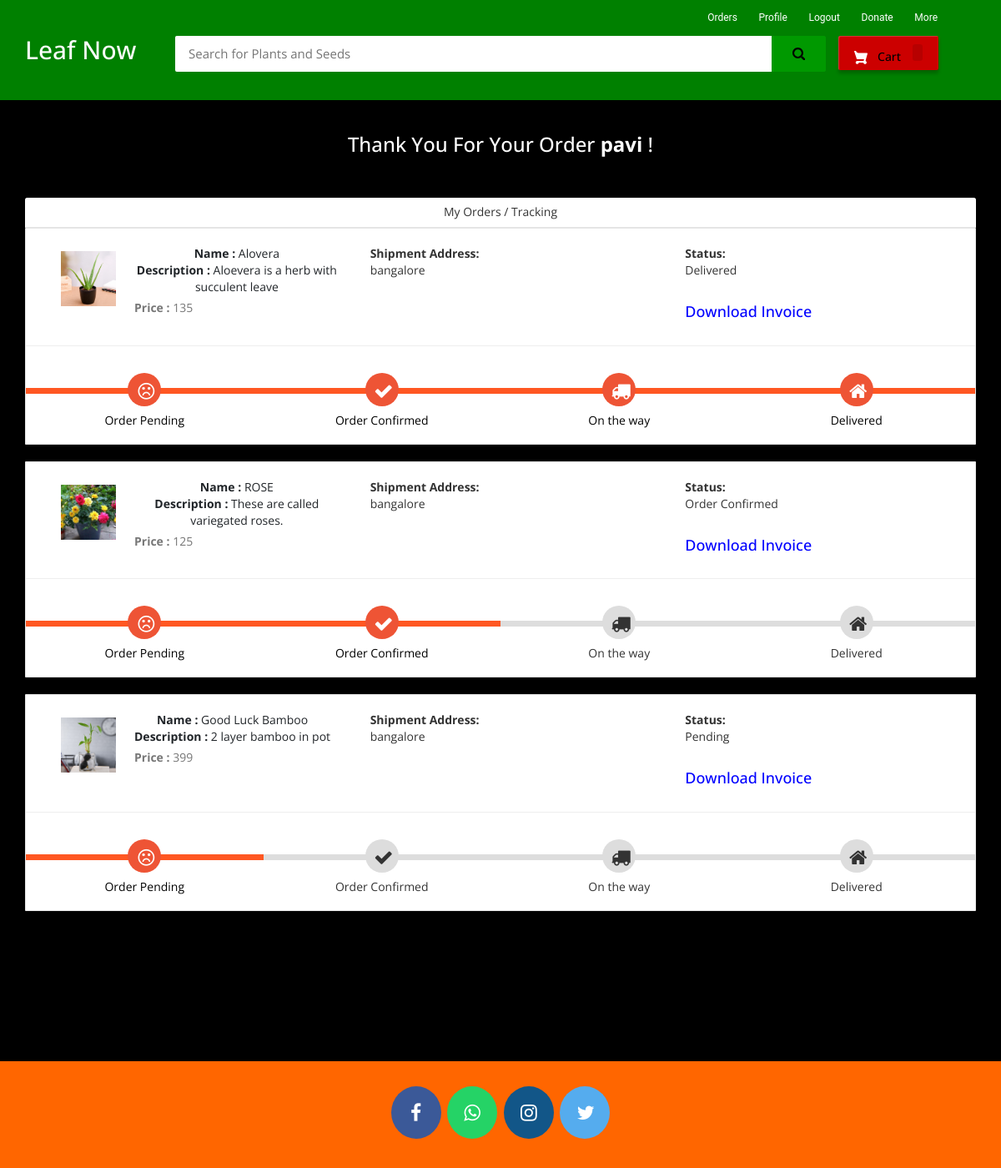
The app's page /my-order (signed in) with its own data.
### ecom/models.py (models this page shows, shortened)
class Product(models.Model):
    name=models.CharField(max_length=40)
    product_image= models.ImageField(upload_to='product_image/',null=True,blank=True)
    price = models.PositiveIntegerField()
    description=models.CharField(max_length=90)

class Orders(models.Model):
    STATUS =(
        ('Pending','Pending'),
        ('Order Confirmed','Order Confirmed'),
        ('Out for Delivery','Out for Delivery'),
        ('Delivered','Delivered'),
    )
    customer=models.ForeignKey('Customer', on_delete=models.CASCADE,null=True)
    product=models.ForeignKey('Product',on_delete=models.CASCADE,null=True)
    email = models.CharField(max_length=50,null=True)
    address = models.CharField(max_length=500,null=True)
    mobile = models.CharField(max_length=20,null=True)
    order_date= models.DateField(auto_now_add=True,null=True)
    status=models.CharField(max_length=50,null=True,choices=STATUS)

### ecom/views.py (the view)
# urls.py: path('my-order', views.my_order_view,name='my-order'),
@login_required(login_url='customerlogin')
@user_passes_test(is_customer)
def my_order_view(request):
    customer=models.Customer.objects.get(user_id=request.user.id)
    orders=models.Orders.objects.all().filter(customer_id = customer)
    ordered_products=[]
    for order in orders:
        ordered_product=models.Product.objects.all().filter(id=order.product.id)
        ordered_products.append(ordered_product)
    return render(request,'ecom/my_order.html',{'data':zip(ordered_products,orders)})

### ecom/views.py (called while the page is built)
def is_customer(user):
    return user.groups.filter(name='CUSTOMER').exists()

### templates/ecom/my_order.html (shortened to what this page needs)
{% extends 'ecom/customer_base.html' %}
{% load static %}
{% block content %}
<br>
<h3 style="text-align:center; color: white;">Thank You For Your Order  <strong>{{request.user}}</strong> !</h3> <br><br>
<div class="container">
    <header class="card-header" style="text-align:center;"> My Orders / Tracking </header>
    {% for products,order in data %}
    <article class="card">
        <div class="card-body">
            <ul class="row" style="margin-left:20px;margin-top:20px;">
                <li class="col-md-4">
                  <figure class="itemside mb-3">
                    {%for product in products%}
                      <div class="aside"><img src="{% static product.product_image.url %}" class="img-sm border"></div>
                      <figcaption class="info align-self-center">
                          <p class="title"><strong>Name : </strong>{{product.name}} <br> <strong>Description : </strong>{{product.description}}</p> <span class="text-muted"><strong>Price : </strong>{{product.price}} </span>
                      </figcaption>
                  </figure>
                </li>
                <li class="col-md-4">
                    <div class="col"> <strong>Shipment Address:</strong> <br> {{order.address}}</div>
                </li>
                <li class="col-md-4">
                    <div class="col"> <strong>Status:</strong> <br> {{order.status}} </div> <br>
                    <h4><a style="text-decoration:none; color:blue;" href="{% url 'download-invoice' order.id product.id  %}" >Download Invoice</a></h4>
                </li>
                {%endfor%}
            </ul>
            <hr>
            <div class="track">
                {%if order.status == 'Pending' %}
                <div class="step active"> <span class="icon"> <i style="padding-top:5px; padding-right:20px;" class="fa fa-frown-o"></i> </span> <span class="text">Order Pending</span> </div>
                <div class="step "> <span class="icon"> <i style="padding-top:5px; padding-right:20px;" class="fa fa-check"></i> </span> <span class="text"> Order Confirmed</span> </div>
                <div class="step "> <span class="icon"> <i style="padding-top:5px; padding-right:20px;" class="fa fa-truck"></i> </span> <span class="text"> On the way </span> </div>
                <div class="step "> <span class="icon"> <i style="padding-top:5px; padding-right:20px;" class="fa fa-home"></i> </span> <span class="text">Delivered</span> </div>
                {%elif order.status == 'Order Confirmed' %}
                <div class="step active"> <span class="icon"> <i style="padding-top:5px; padding-right:20px;" class="fa fa-frown-o"></i> </span> <span class="text">Order Pending</span> </div>
                <div class="step active"> <span class="icon"> <i style="padding-top:5px; padding-right:20px;" class="fa fa-check"></i> </span> <span class="text"> Order Confirmed</span> </div>
                <div class="step "> <span class="icon"> <i style="padding-top:5px; padding-right:20px;" class="fa fa-truck"></i> </span> <span class="text"> On the way </span> </div>
                <div class="step "> <span class="icon"> <i style="padding-top:5px; padding-right:20px;" class="fa fa-home"></i> </span> <span class="text">Delivered</span> </div>
                {%else%}
                <div class="step active"> <span class="icon"> <i style="padding-top:5px; padding-right:20px;" class="fa fa-frown-o"></i> </span> <span class="text">Order Pending</span> </div>
                <div class="step active"> <span class="icon"> <i style="padding-top:5px; padding-right:20px;" class="fa fa-check"></i> </span> <span class="text"> Order Confirmed</span> </div>
                <div class="step active"> <span class="icon"> <i style="padding-top:5px; padding-right:20px;" class="fa fa-truck"></i> </span> <span class="text"> On the way </span> </div>
                <div class="step active"> <span class="icon"> <i style="padding-top:5px; padding-right:20px;" class="fa fa-home"></i> </span> <span class="text">Delivered</span> </div>
                {%endif%}
            </div>
        </div>
    </article><br>
    {%endfor%}
</div>
<br><br><br><br><br>
{% endblock content %}

### templates/ecom/customer_base.html (style rules this page uses)
body { background-color: black; }
.fa { font-size: 23px; width: 60px; text-align: center; text-decoration: none; margin: 5px 2px; border-radius: 50%; }
p { text-align: center; }

### templates/ecom/my_order.html (style rules this page uses)
body { background-color: black; font-family: 'Open Sans', serif }
.container { margin-top: 0px; margin-bottom: 0px }
.card { position: relative; display: -webkit-box; display: -ms-flexbox; display: flex; -webkit-box-orient: vertical; -webkit-box-direction: normal; -ms-flex-direction: column; flex-direction: column; min-width: 0; word-wrap: break-word; background-color: #fff; background-clip: border-box; border: 1px solid rgba(0, 0, 0, 0.1); border-radius: 0.10rem }
.card-header:first-child { border-radius: calc(0.37rem - 1px) calc(0.37rem - 1px) 0 0 }
.card-header { padding: 0.75rem 1.25rem; margin-bottom: 0; background-color: #fff; border-bottom: 1px solid rgba(0, 0, 0, 0.1) }
.track { position: relative; background-color: #ddd; height: 7px; display: -webkit-box; display: -ms-flexbox; display: flex; margin-bottom: 60px; margin-top: 50px }
.track .step { -webkit-box-flex: 1; -ms-flex-positive: 1; flex-grow: 1; width: 25%; margin-top: -18px; text-align: center; position: relative }
.track .step.active:before { background: #FF5722 }
.track .step::before { height: 7px; position: absolute; content: ""; width: 100%; left: 0; top: 18px }
.track .step.active .icon { background: #ee5435; color: #fff }
.track .icon { display: inline-block; width: 40px; height: 40px; line-height: 40px; position: relative; border-radius: 100%; background: #ddd }
.track .step.active .text { font-weight: 400; color: #000 }
.track .text { display: block; margin-top: 7px }
.itemside { position: relative; display: -webkit-box; display: -ms-flexbox; display: flex; width: 100% }
.itemside .aside { position: relative; -ms-flex-negative: 0; flex-shrink: 0 }
.img-sm { width: 80px; height: 80px; padding: 7px }
ul.row, ul.row-sm { list-style: none; padding: 0 }
.itemside .info { padding-left: 15px; padding-right: 7px }
.itemside .title { display: block; margin-bottom: 5px; color: #212529 }
p { margin-top: 0; margin-bottom: 1rem }

### records on screen
Orders: address "bangalore", status "Delivered", shows "Order Pending"
Product: product_image (picture), name "Alovera", description "Aloevera is a herb with succulent leave", price "135"
Orders: address "bangalore", status "Order Confirmed", shows "Order Pending"
Product: product_image (picture), name "ROSE", description "These are called variegated roses.", price "125"
Orders: address "bangalore", status "Pending", shows "Order Pending"
Product: product_image (picture), name "Good Luck Bamboo", description "2 layer bamboo in pot", price "399"

### other values on screen
{{ request.user }} "pavi"
